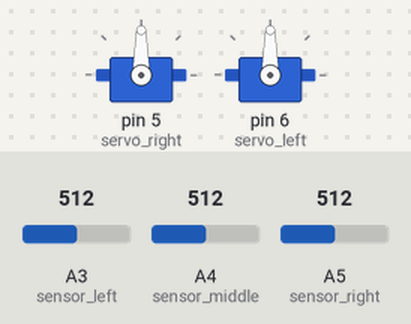
Recording of a sketch running on a simulated Arduino Uno, built with avr-gcc and run on an emulated ATmega328P. On the bench: 2 × servo. The inputs (shaded band) are chosen by the test bench; at power-on: A3 (sensor_left) = 512, A5 (sensor_right) = 512, A4 (sensor_middle) = 512.

Above: at 1.2 s.
1.3 s: A3 (sensor_left) set to 408
2.8 s: A3 (sensor_left) set to 392
At 3.2 s:
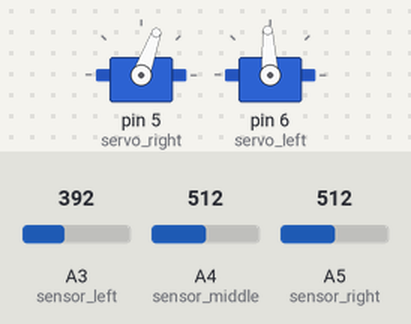
4.3 s: A5 (sensor_right) set to 413
5.8 s: A5 (sensor_right) set to 386
At 6.7 s:
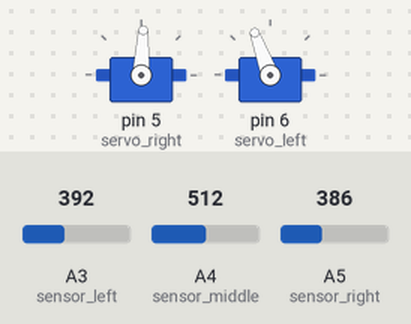
7.3 s: A4 (sensor_middle) set to 410
10.3 s: A4 (sensor_middle) set to 391
Timing chart, 0 to 12.8 s (numbered marks = the images above; inputs shaded):
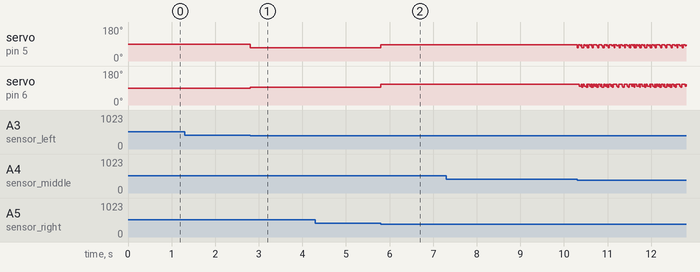

The sketch:

follow_line.ino
```cpp
#include <Servo.h>

Servo servo_left;
Servo servo_right;

int sensor_left = A3;
int sensor_middle = A4;
int sensor_right = A5;

int line_thresh = 400; //if BELOW this we detect a white line

/*Initializes the servo*/
void servo_setup() {
  servo_right.attach(5);
  servo_left.attach(6);
  servo_left.write(90);
  servo_right.write(90);
}


/*Go Straight*/
void go() {
  servo_left.write(100);
  servo_right.write(80);
}


/*Stop*/
void halt() {
  servo_left.write(90);
  servo_right.write(90);
}


/*Simple left turn*/
void turn_left() {
  servo_left.write(93);
  servo_right.write(70);
}


/*Simple right turn*/
void turn_right() {
  servo_left.write(110);
  servo_right.write(87);
}

/*Follows the line if a line sensor is on one. Halts movement if all three sensors are not on a line*/
void linefollow() {
  if (analogRead(sensor_middle) < line_thresh) {
    go();
  }
  if (analogRead(sensor_left) < line_thresh) {
    turn_left();
  }
  if (analogRead(sensor_right) < line_thresh) {
    turn_right();
  }
  if (analogRead(sensor_right) > line_thresh && analogRead(sensor_left) > line_thresh && analogRead(sensor_middle) > line_thresh) {
    halt();
  }
}

void setup() {
  servo_setup();
  Serial.begin(9600);
}

void loop() {
  linefollow();
}
```

Measured:
- the behaviour switches between 400 and 399 on A3 (sensor_left) (found by bisection; images 0 and 1)
- the behaviour switches between 400 and 399 on A5 (sensor_right) (found by bisection; images 1 and 2)
- after the input at 1.3 s, every drawn part: stays the same
- after the input at 2.8 s, servo on pin 5 (servo_right): 90° → 70° at once; servo on pin 6 (servo_left): 90° → 93° at once
- after the input at 4.3 s, every drawn part: stays the same
- after the input at 5.8 s, servo on pin 5 (servo_right): 70° → 87° at once; servo on pin 6 (servo_left): 93° → 110° at once
- after the input at 7.3 s, every drawn part: stays the same
